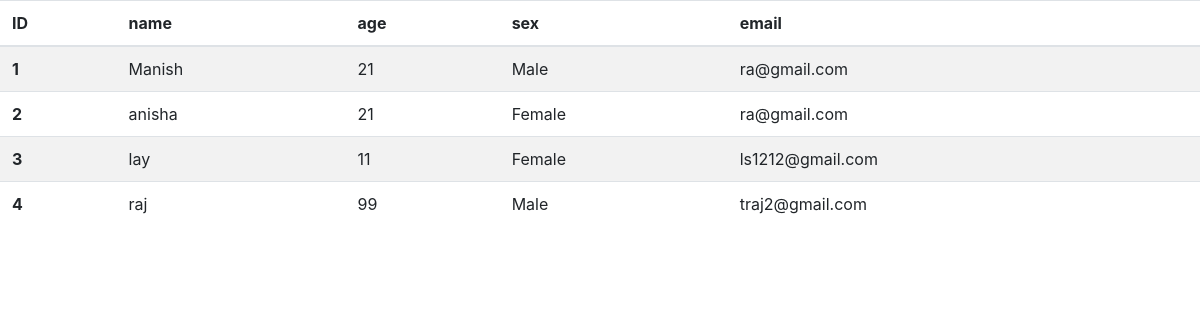
The page / on the database its author committed.
### home/models.py (models this page shows, shortened)
class Patient(models.Model):
	id = models.AutoField(primary_key=True)  # System generated Unique ID
	name = models.CharField(max_length=256, null=True)
	age = models.IntegerField(null=True)
	sex = models.CharField(max_length=9, choices=[(1, 'Male'), (2, 'Female')], null=True)
	email = models.CharField(max_length=1024, null=True)

### home/views.py (the view)
# urls.py: path('', views.index, name='index'),
def index(request):
    latest_patient_list = Patient.objects.all()[:5]
    context = {'latest_patient_list': latest_patient_list}
    return render(request, 'home/index.html', context)

### home/templates/home/index.html (shortened to what this page needs)
{% if latest_patient_list %}
<html lang="en">
<head>
    <link rel="stylesheet" href="https://stackpath.bootstrapcdn.com/bootstrap/4.1.3/css/bootstrap.min.css"
>
</head>
<body>
<table class="table table-striped">
    <thead>
    <tr>
        <th scope="col">ID</th>
        <th scope="col">name</th>
        <th scope="col">age</th>
        <th scope="col">sex</th>
        <th scope="col">email</th>
    </tr>
    </thead>
    <tbody>
    {% for patient in latest_patient_list %}
    <tr>
        <th scope="row">{{patient.id}}</th>
        <td>{{patient.name}}</td>
        <td>{{patient.age}}</td>
        <td>{% if patient.sex == '1' %}Male{% else %}Female{% endif %}</td>
        <td>{{patient.email}}</td>
    </tr>
    {% endfor %}
    </tbody>
</table>
</body>
</html>
{% else %}
<p>No polls are available.</p>
{% endif %}

### rows shown on the page
Patient: id "1", name "Manish", age "21", sex "Male", email "ra@gmail.com"
Patient: id "2", name "anisha", age "21", sex "Female", email "ra@gmail.com"
Patient: id "3", name "lay", age "11", sex "Female", email "ls1212@gmail.com"
Patient: id "4", name "raj", age "99", sex "Male", email "traj2@gmail.com"
